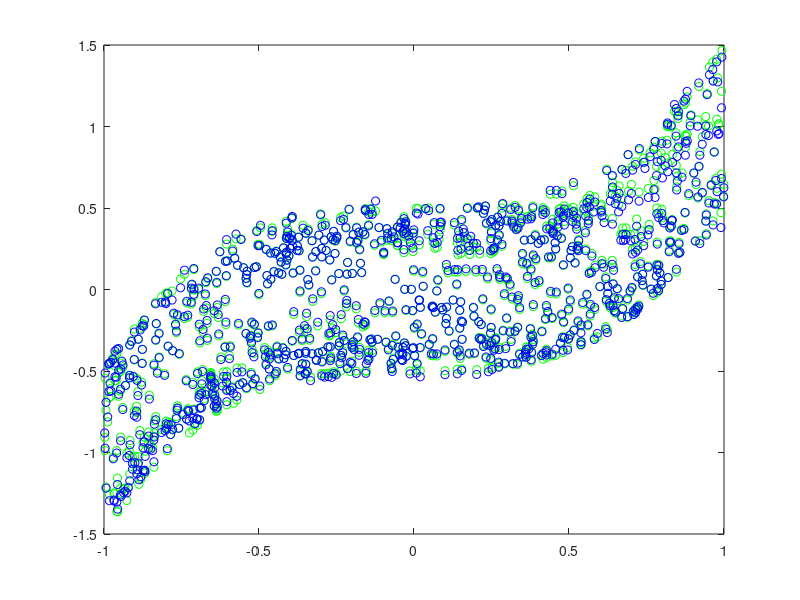

Source code (MATLAB):
clear   
d(1)=0.5;
%         X=[1,0,0;1,0,1;1,1,0;1,1,1];
%         X=X';
%         t=[0,1,1,0];
for k=1:1000
    
    u(k)=2*rand-1;
    d(k+1)=d(k)/(1+d(k)*d(k))+u(k)*u(k)*u(k);
    
    p(1,k)=u(k);
    p(2,k)=d(k);
    t(k)=d(k+1);
end

rbf=[100 1];

wt=2*rand(rbf(1),rbf(2))-1;
h=rbf(1);
epochs=10000;
lrn1=.3;
lrn2=.3;

c = datasample(p,100,2);
d=max(pdist(c'));
sig=d/sqrt(2*rbf(1));

for n=1:epochs
    j=randi(1000);
    x=p(:,j);
    
    for k=1:h
        dis=norm(x-c(:,k));
        dis=dis*dis;
        phi(k)=exp(-dis/(2.0*sig*sig));
    end
   
    y=phi*wt;
    err=t(j)-y;
    
    
    
    for i=1:h
        c(:,i)=c(:,i)+(lrn2*err*wt(i)*phi(i)*(x-c(:,i)))/(sig*sig);
    end
    
    wt=wt+lrn1*err*phi';
end

for n=1:1000
    x=p(:,n);

 for k=1:h
        dis=norm(x-c(:,k));
        dis=dis*dis;
        phi(k)=exp(-dis/(2.0*sig*sig));
    end
   
    y2(n)=phi*wt;
end

plot(u, t, 'go',u, y2, 'bo')


    
    
    
    